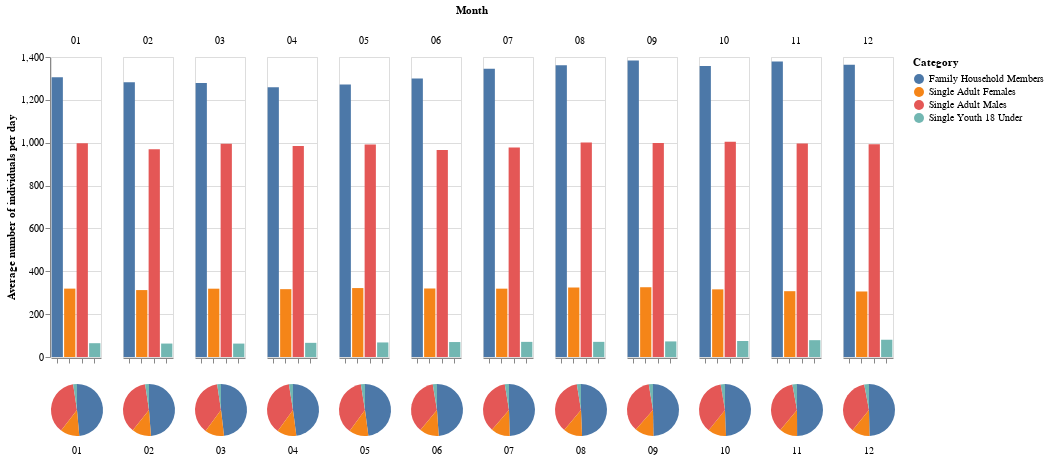

The cell this chart's notebook holds for it:
### Markdown cell above
***Nota:*** When considering the total every year instead of the mean per month, 2023 may seem to have lower values, but this is because the observations stop in September 2023 and the 3 months have not been completed yet.

### Code cell
indvd_ym = indvd_year.copy()
indvd_ym['Month'] = indvd_ym['Date'].apply(lambda x: x.strftime('%m'))

indvd_mean_count_month_plot = alt.Chart(indvd_ym).encode(
    column=alt.Column('Month'),
    x=alt.X('Category', title='').axis(labels=False),
    y=alt.Y('mean(Count_)', title='Average number of individuals per day'),
    color=alt.Color('Category')
).mark_bar().properties(width=50).interactive()

indvd_mean_month_pies_tot = alt.Chart(indvd_ym).mark_arc().encode(
    column=alt.Column('Month', title='', header=alt.Header(labelOrient='bottom')),
    color=alt.Color('Category'),
    theta='mean(Count_)'
).properties(height=52, width=52).interactive()

indvd_mean_count_month_plot & indvd_mean_month_pies_tot

### Figure 1 — Vega-Lite specification as saved in the notebook (floating-point values rounded to 4 significant figures; data arrays with more than 128 entries replaced by an {"elided": "..."} marker saying what was removed)
{"config": {"view": {"continuousWidth": 300, "continuousHeight": 300}}, "vconcat": [{"mark": {"type": "bar"}, "encoding": {"color": {"field": "Category", "type": "nominal"}, "column": {"field": "Month", "type": "nominal"}, "x": {"axis": {"labels": false}, "field": "Category", "title": "", "type": "nominal"}, "y": {"aggregate": "mean", "field": "Count_", "title": "Average number of individuals per day", "type": "quantitative"}}, "name": "view_3", "width": 50}, {"mark": {"type": "arc"}, "encoding": {"color": {"field": "Category", "type": "nominal"}, "column": {"field": "Month", "header": {"labelOrient": "bottom"}, "title": "", "type": "nominal"}, "theta": {"aggregate": "mean", "field": "Count_", "type": "quantitative"}}, "height": 52, "name": "view_4", "width": 52}], "data": {"name": "data-3590c84205c275a7f4f394c2defeb8de"}, "params": [{"name": "param_6", "select": {"type": "interval", "encodings": ["x", "y"]}, "bind": "scales", "views": ["view_3"]}, {"name": "param_7", "select": {"type": "interval", "encodings": ["x", "y"]}, "bind": "scales", "views": ["view_4"]}], "$schema": "https://vega.github.io/schema/vega-lite/v5.8.0.json", "datasets": {"data-3590c84205c275a7f4f394c2defeb8de": {"elided": "468 records"}}}
